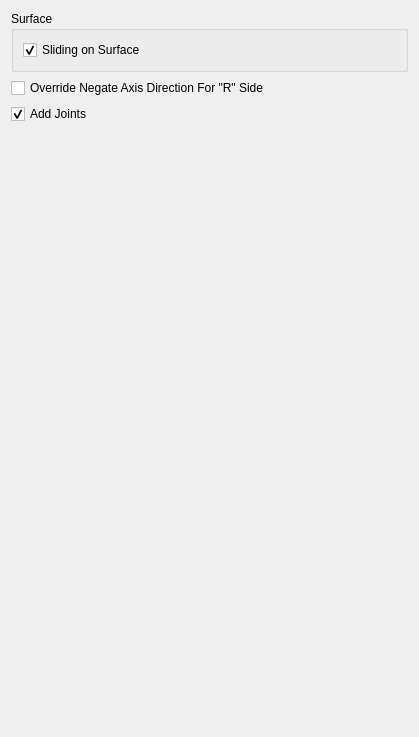
<?xml version="1.0" encoding="UTF-8"?>
<ui version="4.0">
 <class>Form</class>
 <widget class="QWidget" name="Form">
  <property name="geometry">
   <rect>
    <x>0</x>
    <y>0</y>
    <width>419</width>
    <height>737</height>
   </rect>
  </property>
  <property name="windowTitle">
   <string>Form</string>
  </property>
  <layout class="QVBoxLayout" name="verticalLayout">
   <item>
    <widget class="QGroupBox" name="groupBox_3">
     <property name="title">
      <string>Surface</string>
     </property>
     <layout class="QGridLayout" name="gridLayout_4">
      <item row="0" column="0">
       <layout class="QHBoxLayout" name="horizontalLayout_2"/>
      </item>
      <item row="1" column="0">
       <widget class="QCheckBox" name="isSlidingSurface">
        <property name="text">
         <string>Sliding on Surface</string>
        </property>
        <property name="checked">
         <bool>true</bool>
        </property>
        <property name="tristate">
         <bool>false</bool>
        </property>
       </widget>
      </item>
     </layout>
    </widget>
   </item>
   <item>
    <widget class="QCheckBox" name="overrideNegate_checkBox">
     <property name="text">
      <string notr="true">Override Negate Axis Direction For &quot;R&quot; Side</string>
     </property>
    </widget>
   </item>
   <item>
    <widget class="QCheckBox" name="addJoints_checkBox">
     <property name="text">
      <string notr="true">Add Joints</string>
     </property>
     <property name="checked">
      <bool>true</bool>
     </property>
    </widget>
   </item>
   <item>
    <spacer name="verticalSpacer">
     <property name="orientation">
      <enum>Qt::Vertical</enum>
     </property>
     <property name="sizeHint" stdset="0">
      <size>
       <width>20</width>
       <height>40</height>
      </size>
     </property>
    </spacer>
   </item>
  </layout>
 </widget>
 <resources/>
 <connections/>
</ui>
